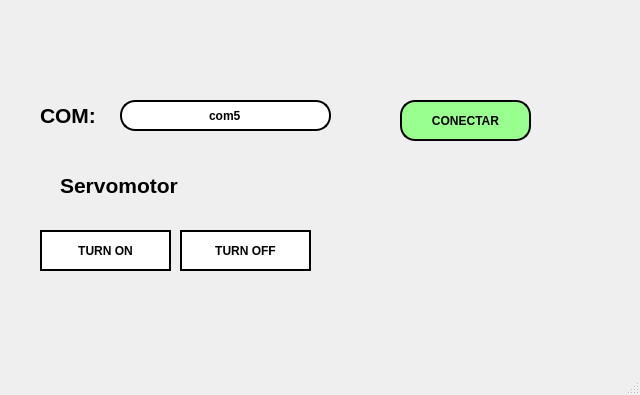
<?xml version="1.0" encoding="UTF-8"?>
<ui version="4.0">
 <class>MainWindow</class>
 <widget class="QMainWindow" name="MainWindow">
  <property name="geometry">
   <rect>
    <x>0</x>
    <y>0</y>
    <width>640</width>
    <height>395</height>
   </rect>
  </property>
  <property name="windowTitle">
   <string>MainWindow</string>
  </property>
  <widget class="QWidget" name="centralwidget">
   <widget class="QLabel" name="label">
    <property name="geometry">
     <rect>
      <x>20</x>
      <y>10</y>
      <width>191</width>
      <height>71</height>
     </rect>
    </property>
    <property name="text">
     <string/>
    </property>
    <property name="pixmap">
     <pixmap resource="../../../Resource/resource.qrc">:/Logos/uatlogopng.png</pixmap>
    </property>
    <property name="scaledContents">
     <bool>true</bool>
    </property>
   </widget>
   <widget class="QLabel" name="label_4">
    <property name="geometry">
     <rect>
      <x>390</x>
      <y>10</y>
      <width>231</width>
      <height>71</height>
     </rect>
    </property>
    <property name="text">
     <string/>
    </property>
    <property name="pixmap">
     <pixmap resource="../../../Resource/resource.qrc">:/Logos/fians.png</pixmap>
    </property>
    <property name="scaledContents">
     <bool>true</bool>
    </property>
   </widget>
   <widget class="QLabel" name="label_5">
    <property name="geometry">
     <rect>
      <x>460</x>
      <y>230</y>
      <width>191</width>
      <height>111</height>
     </rect>
    </property>
    <property name="text">
     <string/>
    </property>
    <property name="pixmap">
     <pixmap resource="../../../Resource/resource.qrc">:/Logos/Shelby-Logo.png</pixmap>
    </property>
    <property name="scaledContents">
     <bool>true</bool>
    </property>
   </widget>
   <widget class="QLineEdit" name="txt_com">
    <property name="geometry">
     <rect>
      <x>120</x>
      <y>100</y>
      <width>211</width>
      <height>31</height>
     </rect>
    </property>
    <property name="font">
     <font>
      <weight>75</weight>
      <bold>true</bold>
     </font>
    </property>
    <property name="styleSheet">
     <string notr="true">border: 2px solid black;
border-radius: 15px;
background-color: rgb(255, 255, 255);</string>
    </property>
    <property name="text">
     <string>com5</string>
    </property>
    <property name="alignment">
     <set>Qt::AlignCenter</set>
    </property>
   </widget>
   <widget class="QLabel" name="label_2">
    <property name="geometry">
     <rect>
      <x>40</x>
      <y>100</y>
      <width>71</width>
      <height>31</height>
     </rect>
    </property>
    <property name="font">
     <font>
      <pointsize>16</pointsize>
      <weight>75</weight>
      <bold>true</bold>
     </font>
    </property>
    <property name="text">
     <string>COM:</string>
    </property>
   </widget>
   <widget class="QPushButton" name="btn_accion">
    <property name="geometry">
     <rect>
      <x>400</x>
      <y>100</y>
      <width>131</width>
      <height>41</height>
     </rect>
    </property>
    <property name="font">
     <font>
      <weight>75</weight>
      <bold>true</bold>
     </font>
    </property>
    <property name="styleSheet">
     <string notr="true">border: 2px solid black;
background-color: rgb(153, 255, 142);
border-radius: 15px;</string>
    </property>
    <property name="text">
     <string>CONECTAR</string>
    </property>
   </widget>
   <widget class="QLabel" name="label_3">
    <property name="geometry">
     <rect>
      <x>60</x>
      <y>170</y>
      <width>171</width>
      <height>31</height>
     </rect>
    </property>
    <property name="font">
     <font>
      <pointsize>16</pointsize>
      <weight>75</weight>
      <bold>true</bold>
     </font>
    </property>
    <property name="text">
     <string>Servomotor</string>
    </property>
   </widget>
   <widget class="QPushButton" name="btn_encender">
    <property name="geometry">
     <rect>
      <x>180</x>
      <y>230</y>
      <width>131</width>
      <height>41</height>
     </rect>
    </property>
    <property name="font">
     <font>
      <weight>75</weight>
      <bold>true</bold>
     </font>
    </property>
    <property name="styleSheet">
     <string notr="true">border: 2px solid black;
background-color: rgb(255, 255, 255);</string>
    </property>
    <property name="text">
     <string>TURN OFF</string>
    </property>
   </widget>
   <widget class="QPushButton" name="btn_apagar">
    <property name="geometry">
     <rect>
      <x>40</x>
      <y>230</y>
      <width>131</width>
      <height>41</height>
     </rect>
    </property>
    <property name="font">
     <font>
      <weight>75</weight>
      <bold>true</bold>
     </font>
    </property>
    <property name="styleSheet">
     <string notr="true">border: 2px solid black;
background-color: rgb(255, 255, 255);</string>
    </property>
    <property name="text">
     <string>TURN ON</string>
    </property>
   </widget>
  </widget>
  <widget class="QMenuBar" name="menubar">
   <property name="geometry">
    <rect>
     <x>0</x>
     <y>0</y>
     <width>640</width>
     <height>26</height>
    </rect>
   </property>
  </widget>
  <widget class="QStatusBar" name="statusbar"/>
 </widget>
 <resources>
  <include location="../../../Resource/resource.qrc"/>
 </resources>
 <connections/>
</ui>
